Frame 1 (no input): blank canvas, image omitted
Frame 60 (the mouse pressed at the canvas centre just before this capture): blank canvas, image omitted
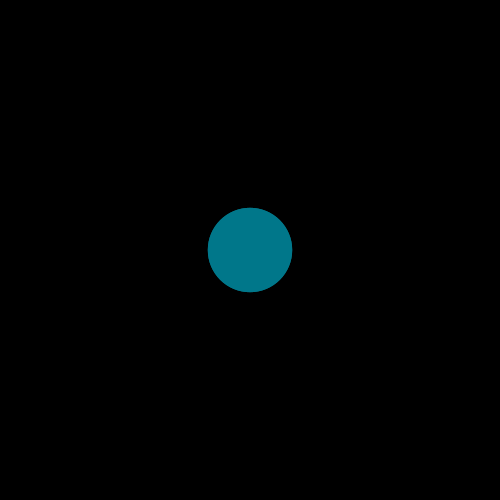
Frame 120 (the mouse held since frame 60 and released just before this capture)

The Processing sketch whose frames 1 and 60 were blank and that drew this single picture after the mouse press (run headless with seeded random() and noise(); from frame 60 on, the mouse is pressed at the canvas centre):

// Processing sketch: processing_63609
// ── processing_63609.pde

void setup(){
  size (500,500);
}
void draw(){
  background(0);
   
  float R = random (0);
  float G = random (100,150);
  float B= random (100,200);
  fill (R,G,B);
  noStroke();
  if (mousePressed == true){
  float r =random(-100,100);
  ellipse (mouseY,mouseX,r,r);
  ellipse (mouseX,mouseY,r,r);
  //ellipse (mouseX,mouseX,r,r);
  //ellipse (mouseY,mouseY,r,r);
  }
}
